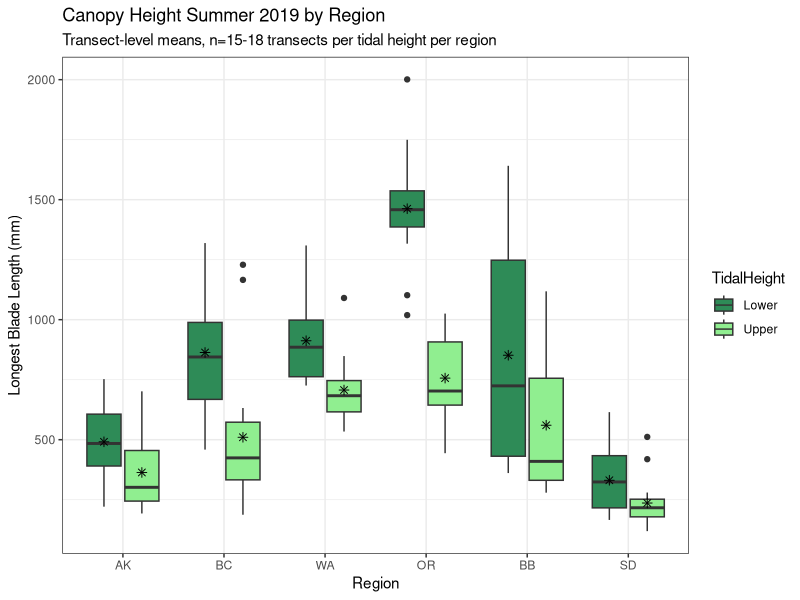
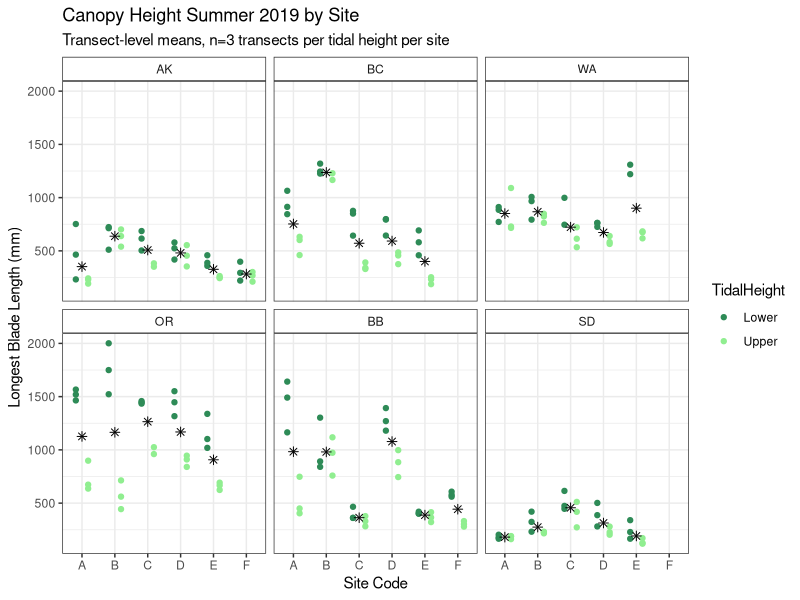
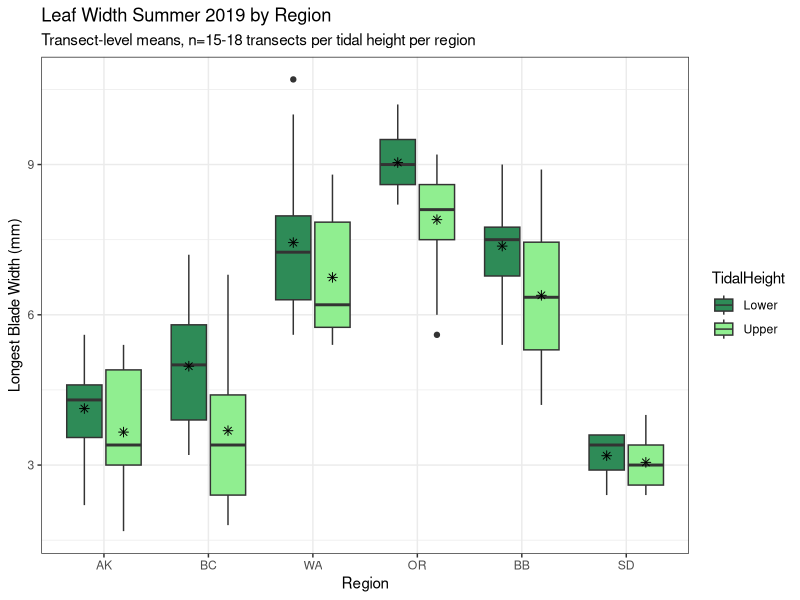
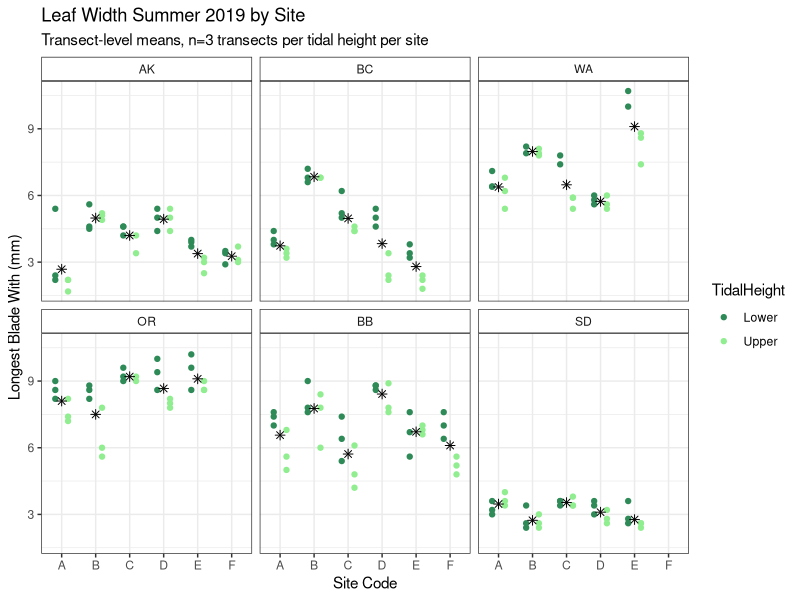
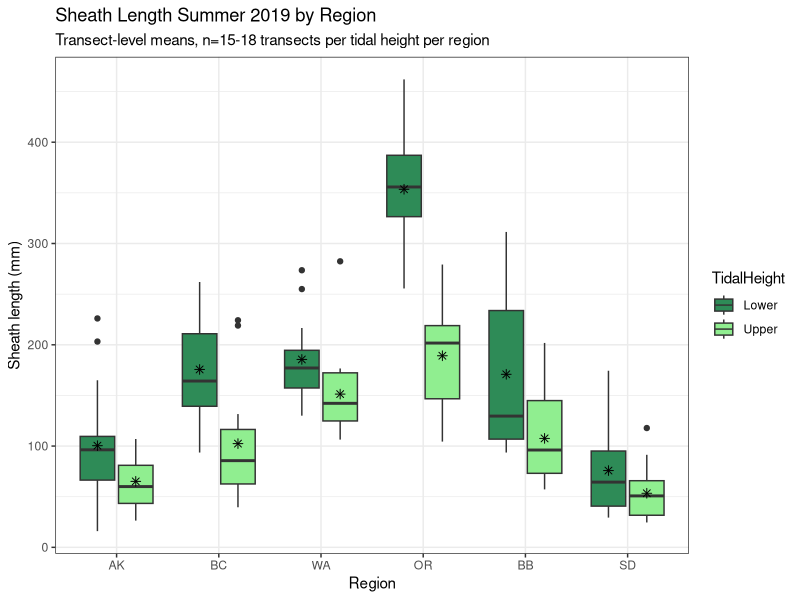
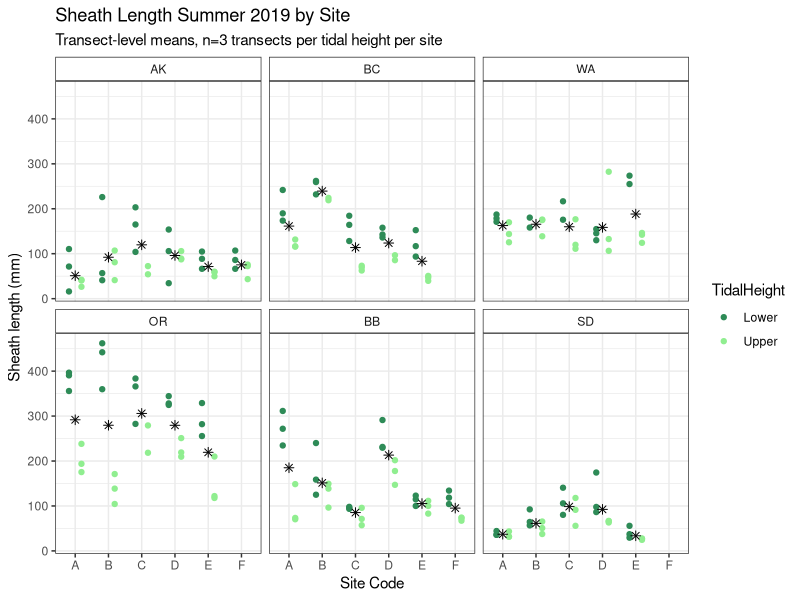
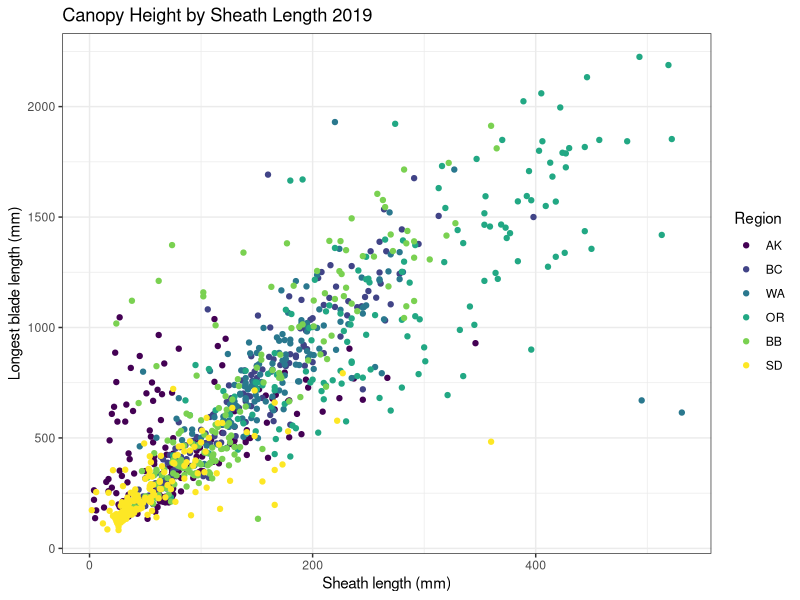
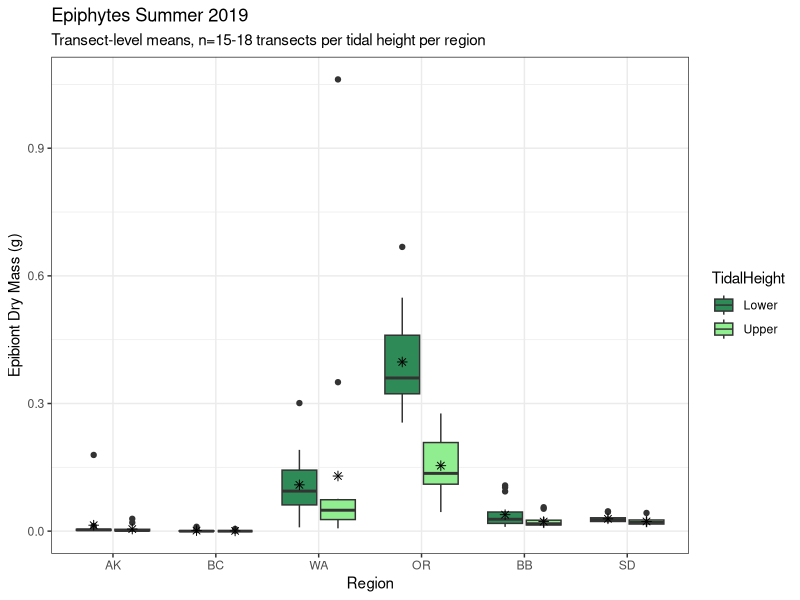

Recreate these plots in R, in order.
## ---- chunk 1
knitr::opts_chunk$set(echo = TRUE)
library(tidyverse)
library(ggplot2)
library(lubridate)

region_order1 <- c("Alaska","British Colubmia","Washington","Oregon","Bodega Bay","San Diego")
region_order2 <- c("AK","BC","WA","OR","BB","SD")
## ---- chunk 2
Shoots <- read.csv("ShootMetrics.csv")
Shoots <- Shoots%>%
  separate(col=TransectID,sep="_",c("SampleDate","Region","SiteCode","Transect"))
Shoots$TidalHeight <- ifelse(Shoots$Transect=="L4"|Shoots$Transect=="L5"|Shoots$Transect=="L6","Lower","Upper")
Shoots$Region <- ordered(Shoots$Region,levels=region_order2)
Shoots$EpibiontDryMass.g <- as.numeric(Shoots$EpibiontDryMass.g)

Shoots_summ1 <- Shoots %>%
  group_by(Region,SiteCode,TidalHeight,Transect)%>%
  summarise(LongestBladeLength.mm=mean(LongestBladeLength.mm),
            LongestBladeWidth.mm=mean(LongestBladeWidth.mm),
            SheathLength.mm=mean(SheathLength.mm),
            EpibiontDryMass.g=mean(EpibiontDryMass.g))

## ---- chunk 3
ggplot(Shoots_summ1,aes(x=Region,y=LongestBladeLength.mm,fill=TidalHeight))+geom_boxplot()+
  stat_summary(fun.y=mean, geom="point", shape=8, size=2, color="black",
               position=position_dodge(width = 0.75),show.legend = FALSE)+
  scale_fill_manual(values=c("seagreen4","lightgreen"))+
  xlab("Region")+
  ylab("Longest Blade Length (mm)")+
  labs(title="Canopy Height Summer 2019 by Region",
       subtitle = "Transect-level means, n=15-18 transects per tidal height per region")+
  theme_bw()+
  theme(strip.background = element_rect(fill="white"))

ggplot(Shoots_summ1,aes(x=SiteCode,y=LongestBladeLength.mm,color=TidalHeight))+
  geom_point(position=position_dodge(width = 0.75))+
  stat_summary(fun.y=mean, geom="point", shape=8, size=2, color="black",
               position=position_dodge(width = 0.75),show.legend = FALSE)+
  facet_wrap(~Region,scales = "fixed")+
  scale_color_manual(values=c("seagreen4","lightgreen"))+
  xlab("Site Code")+
  ylab("Longest Blade Length (mm)")+
  labs(title="Canopy Height Summer 2019 by Site",
       subtitle = "Transect-level means, n=3 transects per tidal height per site")+
  theme_bw()+
  theme(strip.background = element_rect(fill="white"))

## ---- chunk 4
ggplot(Shoots_summ1,aes(x=Region,y=LongestBladeWidth.mm,fill=TidalHeight))+geom_boxplot()+
  stat_summary(fun.y=mean, geom="point", shape=8, size=2, color="black",
               position=position_dodge(width = 0.75),show.legend = FALSE)+
  scale_fill_manual(values=c("seagreen4","lightgreen"))+
  xlab("Region")+
  ylab("Longest Blade Width (mm)")+
  labs(title="Leaf Width Summer 2019 by Region",
       subtitle = "Transect-level means, n=15-18 transects per tidal height per region")+
  theme_bw()+
  theme(strip.background = element_rect(fill="white"))

ggplot(Shoots_summ1,aes(x=SiteCode,y=LongestBladeWidth.mm,color=TidalHeight))+
  geom_point(position=position_dodge(width = 0.75))+
  stat_summary(fun.y=mean, geom="point", shape=8, size=2, color="black",
               position=position_dodge(width = 0.75),show.legend = FALSE)+
  facet_wrap(~Region,scales = "fixed")+
  scale_color_manual(values=c("seagreen4","lightgreen"))+
  xlab("Site Code")+
  ylab("Longest Blade With (mm)")+
  labs(title="Leaf Width Summer 2019 by Site",
       subtitle = "Transect-level means, n=3 transects per tidal height per site")+
  theme_bw()+
  theme(strip.background = element_rect(fill="white"))
## ---- chunk 5
ggplot(Shoots_summ1,aes(x=Region,y=SheathLength.mm,fill=TidalHeight))+geom_boxplot()+
  stat_summary(fun.y=mean, geom="point", shape=8, size=2, color="black",
               position=position_dodge(width = 0.75),show.legend = FALSE)+
  #facet_wrap(~Region,scales = "fixed")+
  scale_fill_manual(values=c("seagreen4","lightgreen"))+
  xlab("Region")+
  ylab("Sheath length (mm)")+
  labs(title="Sheath Length Summer 2019 by Region",
       subtitle = "Transect-level means, n=15-18 transects per tidal height per region")+
  theme_bw()+
  theme(strip.background = element_rect(fill="white"))

ggplot(Shoots_summ1,aes(x=SiteCode,y=SheathLength.mm,color=TidalHeight))+
  geom_point(position=position_dodge(width = 0.75))+
  stat_summary(fun.y=mean, geom="point", shape=8, size=2, color="black",
               position=position_dodge(width = 0.75),show.legend = FALSE)+
  facet_wrap(~Region,scales = "fixed")+
  scale_color_manual(values=c("seagreen4","lightgreen"))+
  xlab("Site Code")+
  ylab("Sheath length (mm)")+
  labs(title="Sheath Length Summer 2019 by Site",
       subtitle = "Transect-level means, n=3 transects per tidal height per site")+
  theme_bw()+
  theme(strip.background = element_rect(fill="white"))

ggplot(Shoots,aes(x=SheathLength.mm,y=LongestBladeLength.mm,color=Region))+geom_point()+
  xlab("Sheath length (mm)")+
  ylab("Longest blade length (mm)")+
  labs(title="Canopy Height by Sheath Length 2019")+
  theme_bw()
## ---- chunk 6
ggplot(Shoots_summ1,aes(x=Region,y=EpibiontDryMass.g,fill=TidalHeight))+geom_boxplot()+
  stat_summary(fun.y=mean, geom="point", shape=8, size=2, color="black",
               position=position_dodge(width = 0.75),show.legend = FALSE)+
  #facet_wrap(~Region,scales = "fixed")+
  scale_fill_manual(values=c("seagreen4","lightgreen"))+
  xlab("Region")+
  ylab("Epibiont Dry Mass (g)")+
  labs(title="Epiphytes Summer 2019",
       subtitle = "Transect-level means, n=15-18 transects per tidal height per region")+
  theme_bw()+
  theme(strip.background = element_rect(fill="white"))

ggplot(Shoots_summ1,aes(x=SiteCode,y=EpibiontDryMass.g,color=TidalHeight))+
  geom_point(position=position_dodge(width = 0.75))+
  stat_summary(fun.y=mean, geom="point", shape=8, size=2, color="black",
               position=position_dodge(width = 0.75),show.legend = FALSE)+
  facet_wrap(~Region,scales = "fixed")+
  scale_color_manual(values=c("seagreen4","lightgreen"))+
  xlab("Site Code")+
  ylab("Epibiont Dry Mass (g)")+
  labs(title="Epiphytes Summer 2019",
       subtitle = "Transect-level means, n=3 transects per tidal height per site")+
  theme_bw()+
  theme(strip.background = element_rect(fill="white"))
